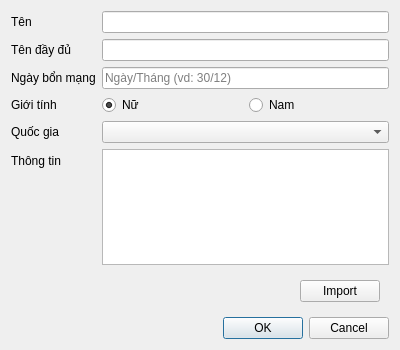
<?xml version="1.0" encoding="UTF-8"?>
<ui version="4.0">
 <class>DlgSaint</class>
 <widget class="QDialog" name="DlgSaint">
  <property name="geometry">
   <rect>
    <x>0</x>
    <y>0</y>
    <width>400</width>
    <height>350</height>
   </rect>
  </property>
  <property name="windowTitle">
   <string>Dialog</string>
  </property>
  <layout class="QVBoxLayout" name="verticalLayout_2">
   <item>
    <layout class="QFormLayout" name="formLayout">
     <item row="0" column="0">
      <widget class="QLabel" name="label">
       <property name="text">
        <string>Tên</string>
       </property>
      </widget>
     </item>
     <item row="0" column="1">
      <widget class="QLineEdit" name="txtName"/>
     </item>
     <item row="1" column="0">
      <widget class="QLabel" name="label_2">
       <property name="text">
        <string>Tên đầy đủ</string>
       </property>
      </widget>
     </item>
     <item row="1" column="1">
      <widget class="QLineEdit" name="txtFullName"/>
     </item>
     <item row="2" column="0">
      <widget class="QLabel" name="label_3">
       <property name="text">
        <string>Ngày bổn mạng</string>
       </property>
      </widget>
     </item>
     <item row="2" column="1">
      <widget class="QLineEdit" name="txtFeastday">
       <property name="toolTip">
        <string/>
       </property>
       <property name="placeholderText">
        <string>Ngày/Tháng (vd: 30/12)</string>
       </property>
       <property name="clearButtonEnabled">
        <bool>true</bool>
       </property>
      </widget>
     </item>
     <item row="3" column="0">
      <widget class="QLabel" name="label_4">
       <property name="text">
        <string>Giới tính</string>
       </property>
      </widget>
     </item>
     <item row="3" column="1">
      <layout class="QHBoxLayout" name="horizontalLayout">
       <item>
        <widget class="QRadioButton" name="rbtFemale">
         <property name="text">
          <string>Nữ</string>
         </property>
         <property name="checked">
          <bool>true</bool>
         </property>
        </widget>
       </item>
       <item>
        <widget class="QRadioButton" name="rbtMale">
         <property name="text">
          <string>Nam</string>
         </property>
        </widget>
       </item>
      </layout>
     </item>
     <item row="4" column="0">
      <widget class="QLabel" name="label_5">
       <property name="text">
        <string>Quốc gia</string>
       </property>
      </widget>
     </item>
     <item row="4" column="1">
      <widget class="QComboBox" name="cbCountry"/>
     </item>
     <item row="5" column="0">
      <widget class="QLabel" name="label_6">
       <property name="text">
        <string>Thông tin</string>
       </property>
      </widget>
     </item>
     <item row="5" column="1">
      <widget class="QTextEdit" name="txRemark"/>
     </item>
    </layout>
   </item>
   <item>
    <widget class="QFrame" name="frame">
     <property name="frameShape">
      <enum>QFrame::NoFrame</enum>
     </property>
     <property name="frameShadow">
      <enum>QFrame::Plain</enum>
     </property>
     <layout class="QHBoxLayout" name="horizontalLayout_2">
      <item>
       <spacer name="horizontalSpacer">
        <property name="orientation">
         <enum>Qt::Horizontal</enum>
        </property>
        <property name="sizeHint" stdset="0">
         <size>
          <width>265</width>
          <height>20</height>
         </size>
        </property>
       </spacer>
      </item>
      <item>
       <widget class="QPushButton" name="btnImport">
        <property name="text">
         <string>Import</string>
        </property>
       </widget>
      </item>
     </layout>
    </widget>
   </item>
   <item>
    <widget class="QDialogButtonBox" name="buttonBox">
     <property name="orientation">
      <enum>Qt::Horizontal</enum>
     </property>
     <property name="standardButtons">
      <set>QDialogButtonBox::Cancel|QDialogButtonBox::Ok</set>
     </property>
    </widget>
   </item>
  </layout>
 </widget>
 <resources/>
 <connections>
  <connection>
   <sender>buttonBox</sender>
   <signal>accepted()</signal>
   <receiver>DlgSaint</receiver>
   <slot>accept()</slot>
   <hints>
    <hint type="sourcelabel">
     <x>248</x>
     <y>254</y>
    </hint>
    <hint type="destinationlabel">
     <x>157</x>
     <y>274</y>
    </hint>
   </hints>
  </connection>
  <connection>
   <sender>buttonBox</sender>
   <signal>rejected()</signal>
   <receiver>DlgSaint</receiver>
   <slot>reject()</slot>
   <hints>
    <hint type="sourcelabel">
     <x>316</x>
     <y>260</y>
    </hint>
    <hint type="destinationlabel">
     <x>286</x>
     <y>274</y>
    </hint>
   </hints>
  </connection>
 </connections>
</ui>
